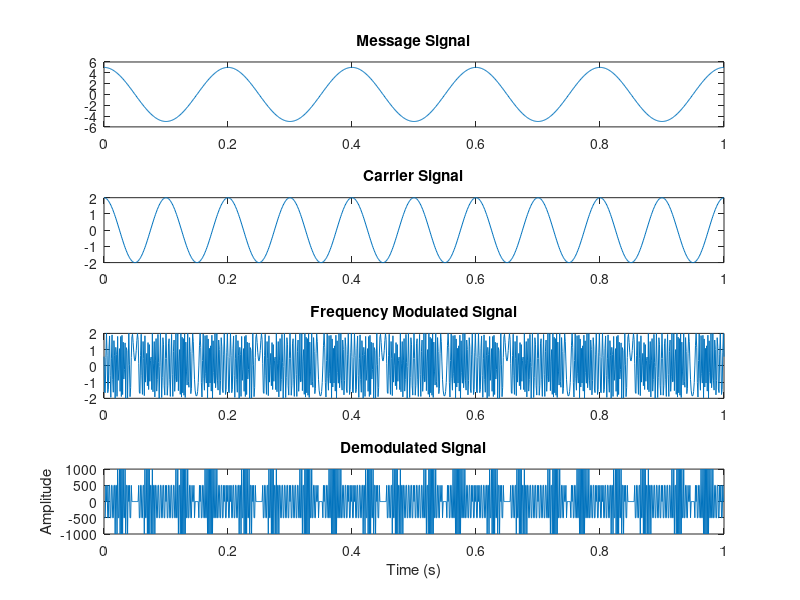

Here is the MATLAB script that generated this plot:
% FREQUENCY MODULATION

Am = 5;      % Amplitude of the modulating signal
Fm = 5;     % Frequency of the modulating signal

Ac = 2;      % Amplitude of the carrier signal
Fc = 10;    % Frequency of the carrier signal

Ka = 1;      % Frequency sensitivity constant

Fs = 1000;   % Sampling frequency
t = 0:1/Fs:1; % Time vector

% Modulating signal (Message signal)
m = Am * cos(2 * pi * Fm * t);

% Carrier signal
c = Ac * cos(2 * pi * Fc * t);

% Frequency Modulation
y = Ac * cos(2 * pi * Fc * t + Ka * cumsum(m));

% Plotting
figure;

subplot(4, 1, 1)
plot(t, m)
title('Message Signal')

subplot(4, 1, 2)
plot(t, c)
title('Carrier Signal')

subplot(4, 1, 3)
plot(t, y)
title('Frequency Modulated Signal')

% FM demodulation
delta_phi = diff(unwrap(angle(y)));   % Phase difference
m_demod = diff(delta_phi * Fs/(2*pi*Ka));

% Adjust the time vector for demodulated signal
t_demod = t(2:end-1);

% Plot the demodulated signal
subplot(4, 1, 4)
plot(t_demod, m_demod);
title('Demodulated Signal');
xlabel('Time (s)');
ylabel('Amplitude');
